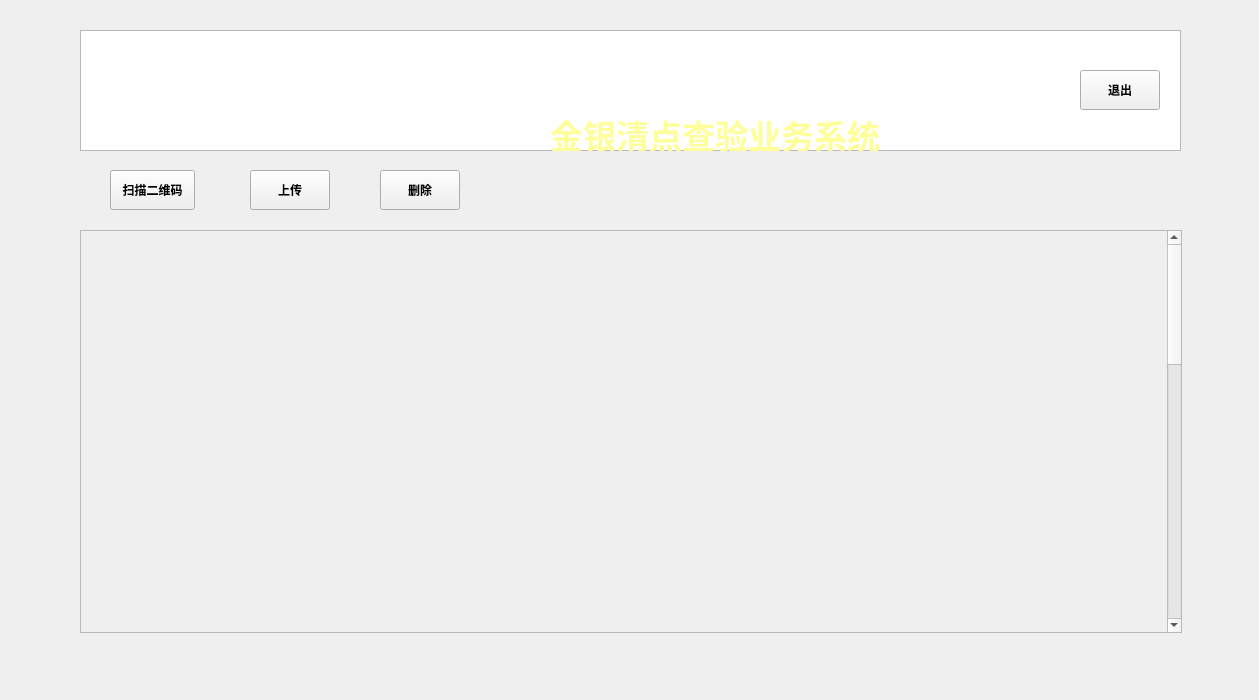
<?xml version="1.0" encoding="UTF-8"?>
<ui version="4.0">
 <class>Form</class>
 <widget class="QWidget" name="Form">
  <property name="geometry">
   <rect>
    <x>0</x>
    <y>0</y>
    <width>1259</width>
    <height>700</height>
   </rect>
  </property>
  <property name="maximumSize">
   <size>
    <width>1267</width>
    <height>700</height>
   </size>
  </property>
  <property name="font">
   <font>
    <pointsize>9</pointsize>
    <weight>75</weight>
    <bold>true</bold>
    <kerning>false</kerning>
   </font>
  </property>
  <property name="focusPolicy">
   <enum>Qt::StrongFocus</enum>
  </property>
  <property name="windowTitle">
   <string>图像采集岗</string>
  </property>
  <property name="windowIcon">
   <iconset resource="image_path.qrc">
    <normaloff>:/images/logo.ico</normaloff>:/images/logo.ico</iconset>
  </property>
  <widget class="QGraphicsView" name="graphicsView">
   <property name="geometry">
    <rect>
     <x>80</x>
     <y>30</y>
     <width>1101</width>
     <height>121</height>
    </rect>
   </property>
   <property name="styleSheet">
    <string notr="true">background-image:url(:/images/logo.jpg)</string>
   </property>
  </widget>
  <widget class="QPushButton" name="logoutButton">
   <property name="geometry">
    <rect>
     <x>1080</x>
     <y>70</y>
     <width>80</width>
     <height>40</height>
    </rect>
   </property>
   <property name="text">
    <string>退出</string>
   </property>
   <property name="icon">
    <iconset resource="image_path.qrc">
     <normaloff>:/images/logout.png</normaloff>:/images/logout.png</iconset>
   </property>
   <property name="iconSize">
    <size>
     <width>25</width>
     <height>25</height>
    </size>
   </property>
  </widget>
  <widget class="QLabel" name="label">
   <property name="geometry">
    <rect>
     <x>550</x>
     <y>110</y>
     <width>371</width>
     <height>41</height>
    </rect>
   </property>
   <property name="font">
    <font>
     <family>SimSun-ExtB</family>
     <pointsize>25</pointsize>
     <weight>75</weight>
     <bold>true</bold>
     <stylestrategy>PreferDefault</stylestrategy>
     <kerning>true</kerning>
    </font>
   </property>
   <property name="text">
    <string>&lt;!DOCTYPE HTML PUBLIC &quot;-//W3C//DTD HTML 4.0//EN&quot; &quot;http://www.w3.org/TR/REC-html40/strict.dtd&quot;&gt;
&lt;html&gt;&lt;head&gt;&lt;meta name=&quot;qrichtext&quot; content=&quot;1&quot; /&gt;&lt;style type=&quot;text/css&quot;&gt;
p, li { white-space: pre-wrap; }
&lt;/style&gt;&lt;/head&gt;&lt;body style=&quot; font-family:'SimSun-ExtB'; font-size:25pt; font-weight:600; font-style:normal;&quot;&gt;
&lt;p style=&quot; margin-top:12px; margin-bottom:12px; margin-left:0px; margin-right:0px; -qt-block-indent:0; text-indent:0px;&quot;&gt;&lt;span style=&quot; color:#ffff99;&quot;&gt;金银清点查验业务系统&lt;/span&gt;&lt;/p&gt;&lt;/body&gt;&lt;/html&gt;</string>
   </property>
  </widget>
  <widget class="QPushButton" name="uploadButton">
   <property name="geometry">
    <rect>
     <x>250</x>
     <y>170</y>
     <width>80</width>
     <height>40</height>
    </rect>
   </property>
   <property name="text">
    <string>上传</string>
   </property>
  </widget>
  <widget class="QScrollArea" name="scrollArea">
   <property name="geometry">
    <rect>
     <x>80</x>
     <y>230</y>
     <width>1102</width>
     <height>403</height>
    </rect>
   </property>
   <property name="widgetResizable">
    <bool>true</bool>
   </property>
   <widget class="QWidget" name="scrollAreaWidgetContents">
    <property name="geometry">
     <rect>
      <x>0</x>
      <y>0</y>
      <width>1083</width>
      <height>1250</height>
     </rect>
    </property>
    <property name="minimumSize">
     <size>
      <width>1082</width>
      <height>1250</height>
     </size>
    </property>
    <widget class="QWidget" name="horizontalLayoutWidget">
     <property name="geometry">
      <rect>
       <x>0</x>
       <y>0</y>
       <width>1081</width>
       <height>341</height>
      </rect>
     </property>
     <layout class="QHBoxLayout" name="horizontalLayout">
      <item>
       <widget class="QLabel" name="img1">
        <property name="text">
         <string/>
        </property>
        <property name="scaledContents">
         <bool>true</bool>
        </property>
       </widget>
      </item>
      <item>
       <widget class="QLabel" name="img2">
        <property name="text">
         <string/>
        </property>
        <property name="scaledContents">
         <bool>true</bool>
        </property>
       </widget>
      </item>
      <item>
       <widget class="QLabel" name="img3">
        <property name="text">
         <string/>
        </property>
        <property name="scaledContents">
         <bool>true</bool>
        </property>
       </widget>
      </item>
     </layout>
    </widget>
    <widget class="QWidget" name="horizontalLayoutWidget_2">
     <property name="geometry">
      <rect>
       <x>0</x>
       <y>340</y>
       <width>1081</width>
       <height>51</height>
      </rect>
     </property>
     <layout class="QHBoxLayout" name="horizontalLayout_3">
      <item>
       <widget class="QLabel" name="name1">
        <property name="text">
         <string/>
        </property>
        <property name="alignment">
         <set>Qt::AlignCenter</set>
        </property>
       </widget>
      </item>
      <item>
       <widget class="QLabel" name="name2">
        <property name="text">
         <string/>
        </property>
        <property name="alignment">
         <set>Qt::AlignCenter</set>
        </property>
       </widget>
      </item>
      <item>
       <widget class="QLabel" name="name3">
        <property name="text">
         <string/>
        </property>
        <property name="scaledContents">
         <bool>false</bool>
        </property>
        <property name="alignment">
         <set>Qt::AlignCenter</set>
        </property>
       </widget>
      </item>
     </layout>
    </widget>
    <widget class="QWidget" name="horizontalLayoutWidget_3">
     <property name="geometry">
      <rect>
       <x>2</x>
       <y>390</y>
       <width>1081</width>
       <height>341</height>
      </rect>
     </property>
     <layout class="QHBoxLayout" name="horizontalLayout_2">
      <item>
       <widget class="QLabel" name="img4">
        <property name="minimumSize">
         <size>
          <width>356</width>
          <height>339</height>
         </size>
        </property>
        <property name="text">
         <string/>
        </property>
        <property name="scaledContents">
         <bool>true</bool>
        </property>
       </widget>
      </item>
      <item>
       <widget class="QLabel" name="img5">
        <property name="minimumSize">
         <size>
          <width>356</width>
          <height>339</height>
         </size>
        </property>
        <property name="text">
         <string/>
        </property>
        <property name="scaledContents">
         <bool>true</bool>
        </property>
       </widget>
      </item>
      <item>
       <widget class="QLabel" name="img6">
        <property name="minimumSize">
         <size>
          <width>356</width>
          <height>309</height>
         </size>
        </property>
        <property name="text">
         <string/>
        </property>
        <property name="scaledContents">
         <bool>true</bool>
        </property>
       </widget>
      </item>
     </layout>
    </widget>
    <widget class="QWidget" name="horizontalLayoutWidget_4">
     <property name="geometry">
      <rect>
       <x>0</x>
       <y>730</y>
       <width>1081</width>
       <height>51</height>
      </rect>
     </property>
     <layout class="QHBoxLayout" name="horizontalLayout_4">
      <item>
       <widget class="QLabel" name="name4">
        <property name="maximumSize">
         <size>
          <width>356</width>
          <height>49</height>
         </size>
        </property>
        <property name="text">
         <string/>
        </property>
        <property name="alignment">
         <set>Qt::AlignCenter</set>
        </property>
       </widget>
      </item>
      <item>
       <widget class="QLabel" name="name5">
        <property name="maximumSize">
         <size>
          <width>356</width>
          <height>49</height>
         </size>
        </property>
        <property name="text">
         <string/>
        </property>
        <property name="alignment">
         <set>Qt::AlignCenter</set>
        </property>
       </widget>
      </item>
      <item>
       <widget class="QLabel" name="name6">
        <property name="maximumSize">
         <size>
          <width>356</width>
          <height>49</height>
         </size>
        </property>
        <property name="text">
         <string/>
        </property>
        <property name="alignment">
         <set>Qt::AlignCenter</set>
        </property>
       </widget>
      </item>
     </layout>
    </widget>
    <widget class="QWidget" name="horizontalLayoutWidget_5">
     <property name="geometry">
      <rect>
       <x>0</x>
       <y>780</y>
       <width>1081</width>
       <height>341</height>
      </rect>
     </property>
     <layout class="QHBoxLayout" name="horizontalLayout_5">
      <item>
       <widget class="QLabel" name="img7">
        <property name="minimumSize">
         <size>
          <width>356</width>
          <height>339</height>
         </size>
        </property>
        <property name="text">
         <string/>
        </property>
        <property name="scaledContents">
         <bool>true</bool>
        </property>
       </widget>
      </item>
      <item>
       <widget class="QLabel" name="img8">
        <property name="text">
         <string/>
        </property>
        <property name="scaledContents">
         <bool>true</bool>
        </property>
       </widget>
      </item>
      <item>
       <widget class="QLabel" name="img9">
        <property name="text">
         <string/>
        </property>
        <property name="scaledContents">
         <bool>true</bool>
        </property>
       </widget>
      </item>
     </layout>
    </widget>
    <widget class="QWidget" name="horizontalLayoutWidget_6">
     <property name="geometry">
      <rect>
       <x>0</x>
       <y>1120</y>
       <width>1081</width>
       <height>51</height>
      </rect>
     </property>
     <layout class="QHBoxLayout" name="horizontalLayout_6">
      <item>
       <widget class="QLabel" name="name7">
        <property name="maximumSize">
         <size>
          <width>356</width>
          <height>49</height>
         </size>
        </property>
        <property name="text">
         <string/>
        </property>
        <property name="alignment">
         <set>Qt::AlignCenter</set>
        </property>
       </widget>
      </item>
      <item>
       <widget class="QLabel" name="name8">
        <property name="maximumSize">
         <size>
          <width>355</width>
          <height>49</height>
         </size>
        </property>
        <property name="text">
         <string/>
        </property>
        <property name="alignment">
         <set>Qt::AlignCenter</set>
        </property>
       </widget>
      </item>
      <item>
       <widget class="QLabel" name="name9">
        <property name="maximumSize">
         <size>
          <width>356</width>
          <height>49</height>
         </size>
        </property>
        <property name="text">
         <string/>
        </property>
        <property name="alignment">
         <set>Qt::AlignCenter</set>
        </property>
       </widget>
      </item>
     </layout>
    </widget>
    <widget class="QWidget" name="horizontalLayoutWidget_7">
     <property name="geometry">
      <rect>
       <x>0</x>
       <y>1170</y>
       <width>1081</width>
       <height>341</height>
      </rect>
     </property>
     <layout class="QHBoxLayout" name="horizontalLayout_7">
      <item>
       <widget class="QLabel" name="img10">
        <property name="text">
         <string/>
        </property>
        <property name="scaledContents">
         <bool>true</bool>
        </property>
       </widget>
      </item>
      <item>
       <widget class="QLabel" name="img11">
        <property name="text">
         <string/>
        </property>
        <property name="scaledContents">
         <bool>true</bool>
        </property>
       </widget>
      </item>
      <item>
       <widget class="QLabel" name="img12">
        <property name="minimumSize">
         <size>
          <width>356</width>
          <height>339</height>
         </size>
        </property>
        <property name="text">
         <string/>
        </property>
        <property name="scaledContents">
         <bool>true</bool>
        </property>
       </widget>
      </item>
     </layout>
    </widget>
    <widget class="QWidget" name="horizontalLayoutWidget_8">
     <property name="geometry">
      <rect>
       <x>0</x>
       <y>1510</y>
       <width>1081</width>
       <height>51</height>
      </rect>
     </property>
     <layout class="QHBoxLayout" name="horizontalLayout_8">
      <item>
       <widget class="QLabel" name="name10">
        <property name="text">
         <string/>
        </property>
        <property name="alignment">
         <set>Qt::AlignCenter</set>
        </property>
       </widget>
      </item>
      <item>
       <widget class="QLabel" name="name11">
        <property name="text">
         <string/>
        </property>
        <property name="alignment">
         <set>Qt::AlignCenter</set>
        </property>
       </widget>
      </item>
      <item>
       <widget class="QLabel" name="name12">
        <property name="text">
         <string/>
        </property>
        <property name="alignment">
         <set>Qt::AlignCenter</set>
        </property>
       </widget>
      </item>
     </layout>
    </widget>
   </widget>
  </widget>
  <widget class="QPushButton" name="codeButton">
   <property name="geometry">
    <rect>
     <x>110</x>
     <y>170</y>
     <width>85</width>
     <height>40</height>
    </rect>
   </property>
   <property name="text">
    <string>扫描二维码</string>
   </property>
  </widget>
  <widget class="QPushButton" name="delButton">
   <property name="geometry">
    <rect>
     <x>380</x>
     <y>170</y>
     <width>80</width>
     <height>40</height>
    </rect>
   </property>
   <property name="text">
    <string>删除</string>
   </property>
  </widget>
 </widget>
 <resources>
  <include location="image_path.qrc"/>
 </resources>
 <connections>
  <connection>
   <sender>logoutButton</sender>
   <signal>clicked()</signal>
   <receiver>Form</receiver>
   <slot>close()</slot>
   <hints>
    <hint type="sourcelabel">
     <x>1070</x>
     <y>80</y>
    </hint>
    <hint type="destinationlabel">
     <x>622</x>
     <y>360</y>
    </hint>
   </hints>
  </connection>
 </connections>
</ui>
